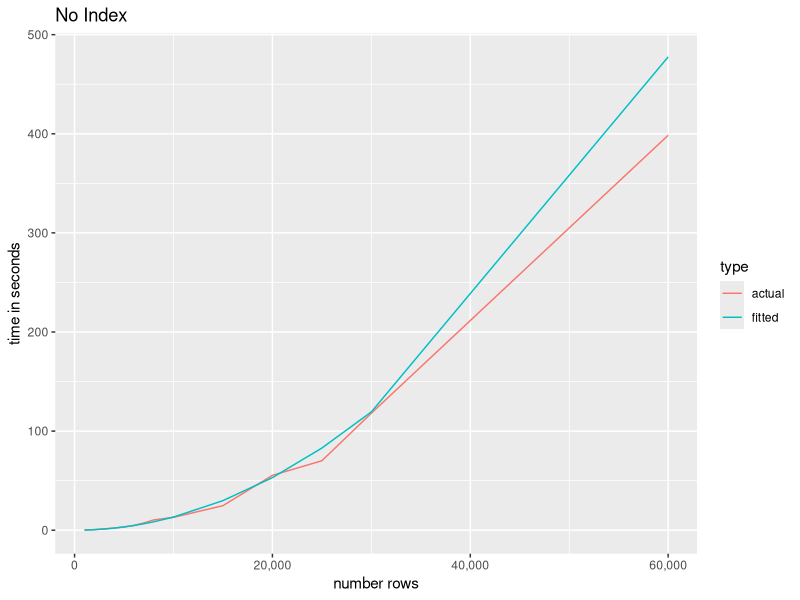
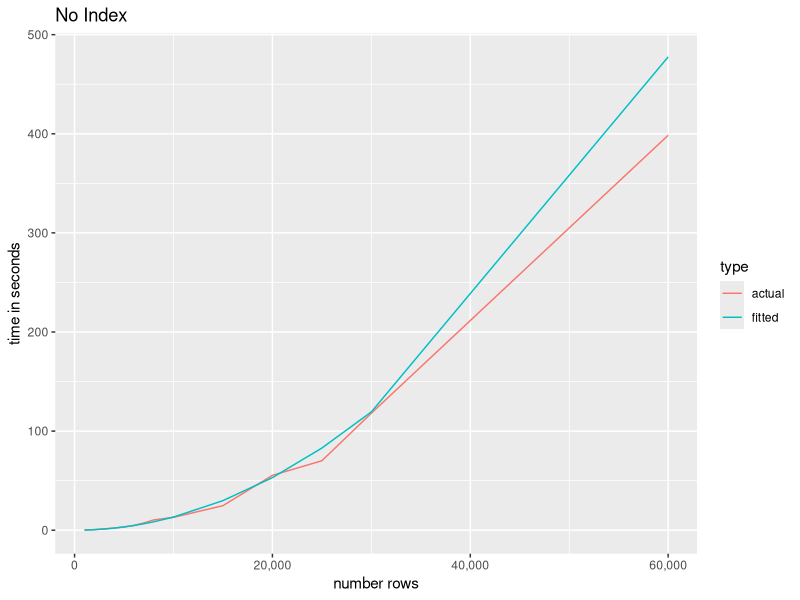

Here is the R script that generated these plots, in order:
library("ggplot2")
library("tidyr")
data <- read.csv("perm_data/index_inner_join.csv")
df_no_index <- subset(data, type=="no index")
df_no_index <- df_no_index[c("num_rows", "time")]
constant <- median(df_no_index$time/df_no_index$num_rows ^2)
df_no_index$fitted <- constant * df_no_index$num_rows ^2
colnames(df_no_index) <- c("num_rows", "actual", "fitted")
df_tidy <- gather(df_no_index, type, time, -num_rows)
ggplot(data = df_tidy, aes(x=num_rows, y= time, color = type)) + 
	geom_line() + 
	ggtitle("No Index") +  
	ylab("time in seconds") + 
	scale_x_continuous(name="number rows", labels = scales::comma)
ggsave("data_out/no_index.png")

